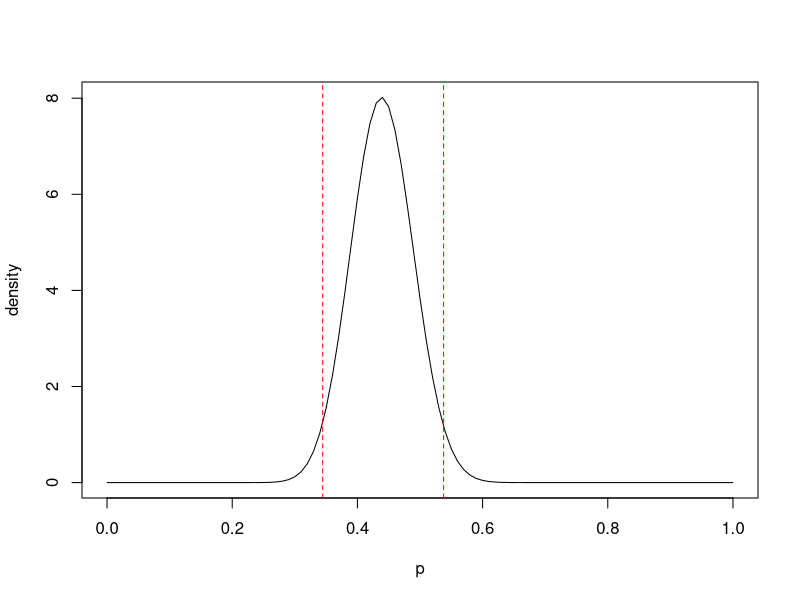
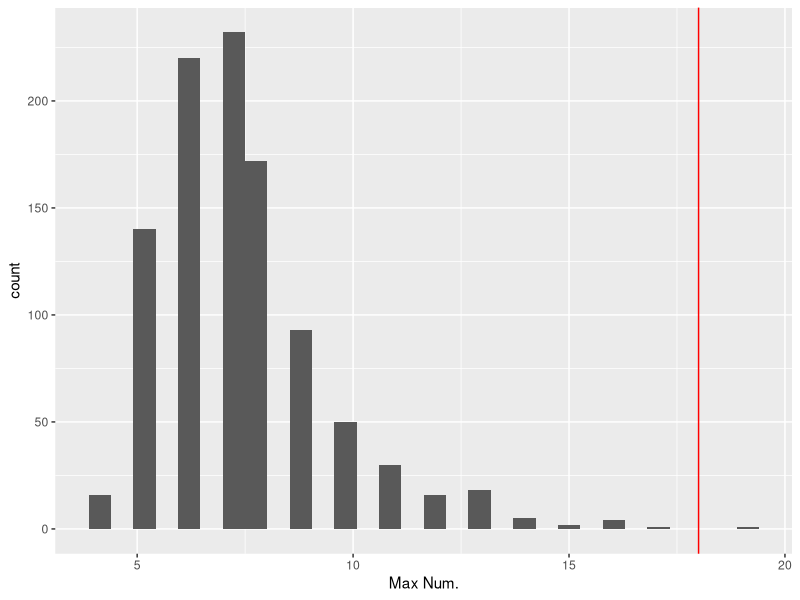

Recreate these plots in R, in order.
## ---- chunk 1
library(knitr)
knitr::opts_chunk$set(echo=TRUE, 
                      cache=FALSE, 
                      fig.width=5, 
                      fig.height=5,
                      fig.align='center',
                      fig.pos = 'H')
library(tidyverse)
library(ggplot2)
## ---- chunk 2
library(jpeg)
# include_graphics('../labs/lab4images/credible.JPG')
## ---- chunk 3
a_post = 1 + 43
b_post = 1 + 98 - 43
alpha = 1 - 0.95
low = qbeta(alpha/2, a_post, b_post)
high = qbeta(1 - alpha/2, a_post, b_post)
print(c(low, high))
## ---- chunk 4
curve(gamma(a_post + b_post)/gamma(a_post)/gamma(b_post) *
      p^(a_post - 1) * (1-p)^(b_post - 1), from = 0, to = 1, xname = "p", 
      xlab = "p", ylab = "density")
abline(v = low, col = "red", lty = 2)
abline(v = high, col = "red", lty = 2)
## ---- chunk 5
# observations #
set.seed(123)
y <- c(rep(1, 18), rep(0, 3), rep(1, 6), rep(0, 2),
       rbinom(67, 1, prob = 0.25), rep(1, 4))
## ---- chunk 6
# prior #
a <- 3
b <- 7
#posterior #
a_post <- a + sum(y)
b_post <- b + (length(y) - sum(y))
a_post; b_post
## ---- chunk 7
# observed test stat. #
test_stat_obs <- max(rle(y)$lengths)

# test stat. based on simulation #
nsim <- 1000
test_stat_rep <- rep(NA, nsim)
for (i in 1:1000) {
  p_post <- rbeta(1, a_post, b_post)
  y_rep <- rbinom(100, size = 1, prob = p_post)
  test_stat <- max(rle(y_rep)$lengths)
  test_stat_rep[i] <- test_stat
}

ggplot(tibble(test_stat_rep), aes(test_stat_rep)) + 
  geom_histogram() + xlab("Max Num.") + 
  geom_vline(xintercept = test_stat_obs, colour = "red")
